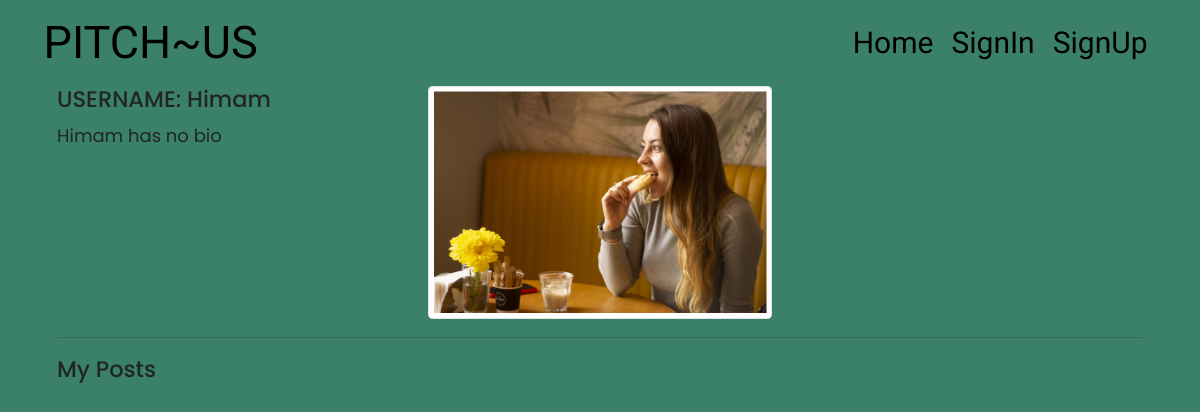
/user/Himam, run on the app's committed database.
### app/models.py (models this page shows)
class User(db.Model,UserMixin):
    id = db.Column(db.Integer,primary_key = True)
    email = db.Column(db.String(150),unique = True)
    username = db.Column(db.String(150),unique = True)
    password = db.Column(db.String(150),nullable = False)
    bio = db.Column(db.String(255))
    profile_pic_path = db.Column(db.String())
    date_created = db.Column(db.DateTime(timezone=True),default=func.now())
    pitches = db.relationship('Pitch',backref='user',passive_deletes=True)
    comments = db.relationship('Comment',backref='user',passive_deletes=True)
    likes = db.relationship('Like',backref='user',passive_deletes=True)

### app/views.py (the view)
@views.route('/user/<username>')
def profile(username):
   user = User.query.filter_by(username=username).first()
   if not user:
      flash("User does not exist!",category='error')
   return render_template("profile/profile.html", user = user)

### app/templates/profile/profile.html (shortened to what this page needs)
 {% extends 'pitch_div.html' %}
{% block content%}
<div class="container">
    <div class="row">
        <div class="col-md-4">
            <h5>USERNAME: {{user.username| capitalize}} </h5>
            {% if user.bio %}
                <h5>BIO:  {{user.bio}}</h5>
            {%else%}
                <p> {{user.username| capitalize}} has no bio </p>
            {% endif %}
        </div>
         <div class="col-md-4">
            {% if user.profile_pic_path %}
            <img src="{{url_for('static',filename=user.profile_pic_path)}}" alt="" class="img-thumbnail">
            {%else%}
            <p>No profile picture</p>
            {% endif %}
        </div>
    </div>
    <hr>
    <div class="row">
        <h5>My Posts</h5>
    </div>
</div>
{% endblock %}

### app/static/css/style.css (style rules this page uses)
* { margin: 0; padding: 0; box-sizing: border-box; font-family: 'Poppins', sans-serif; font-size: large; }
body { background-color: rgb(58, 129, 104); }

### data on the page
User: username "Himam", profile_pic_path (picture)
